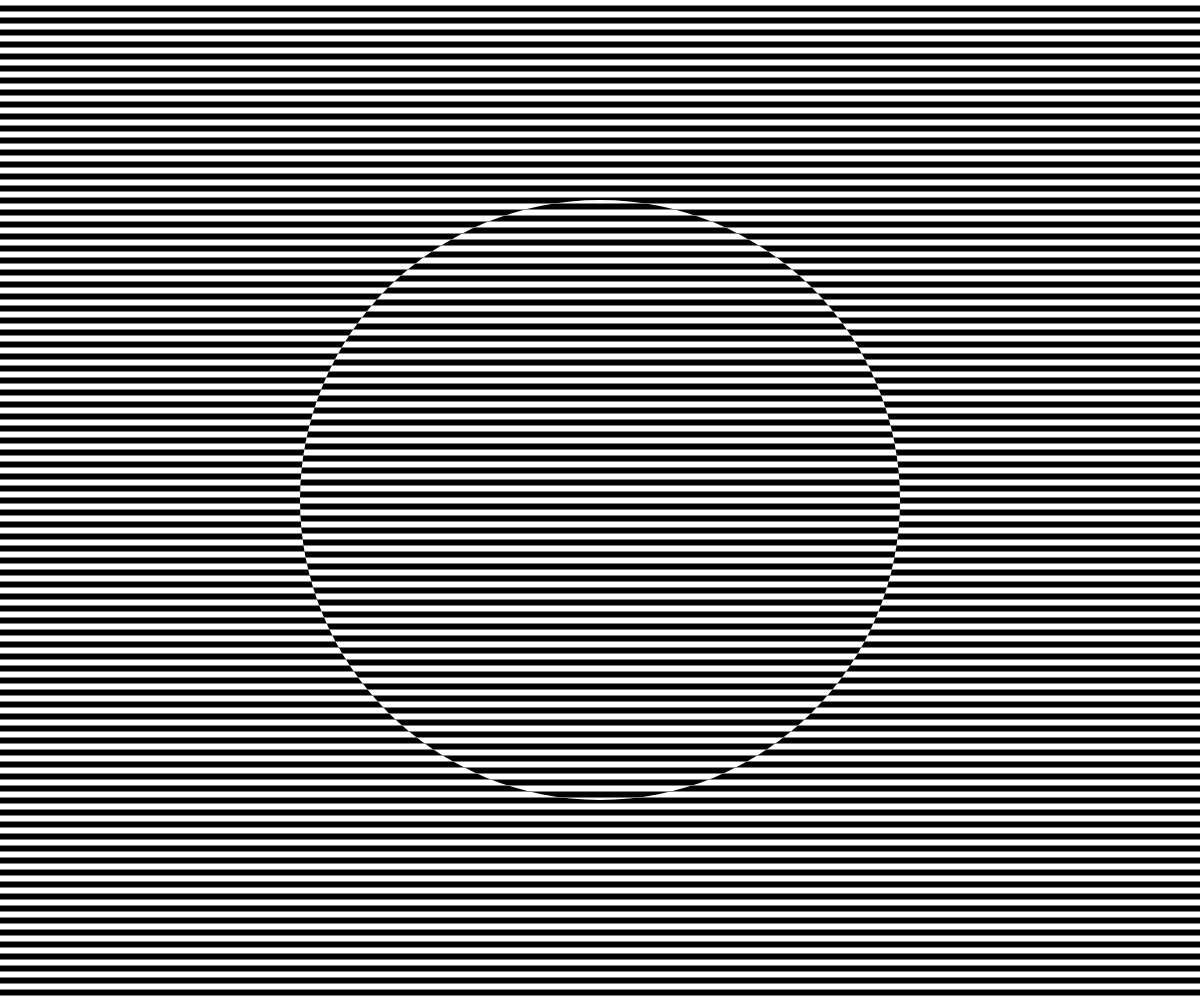
Frame 1 (no input)
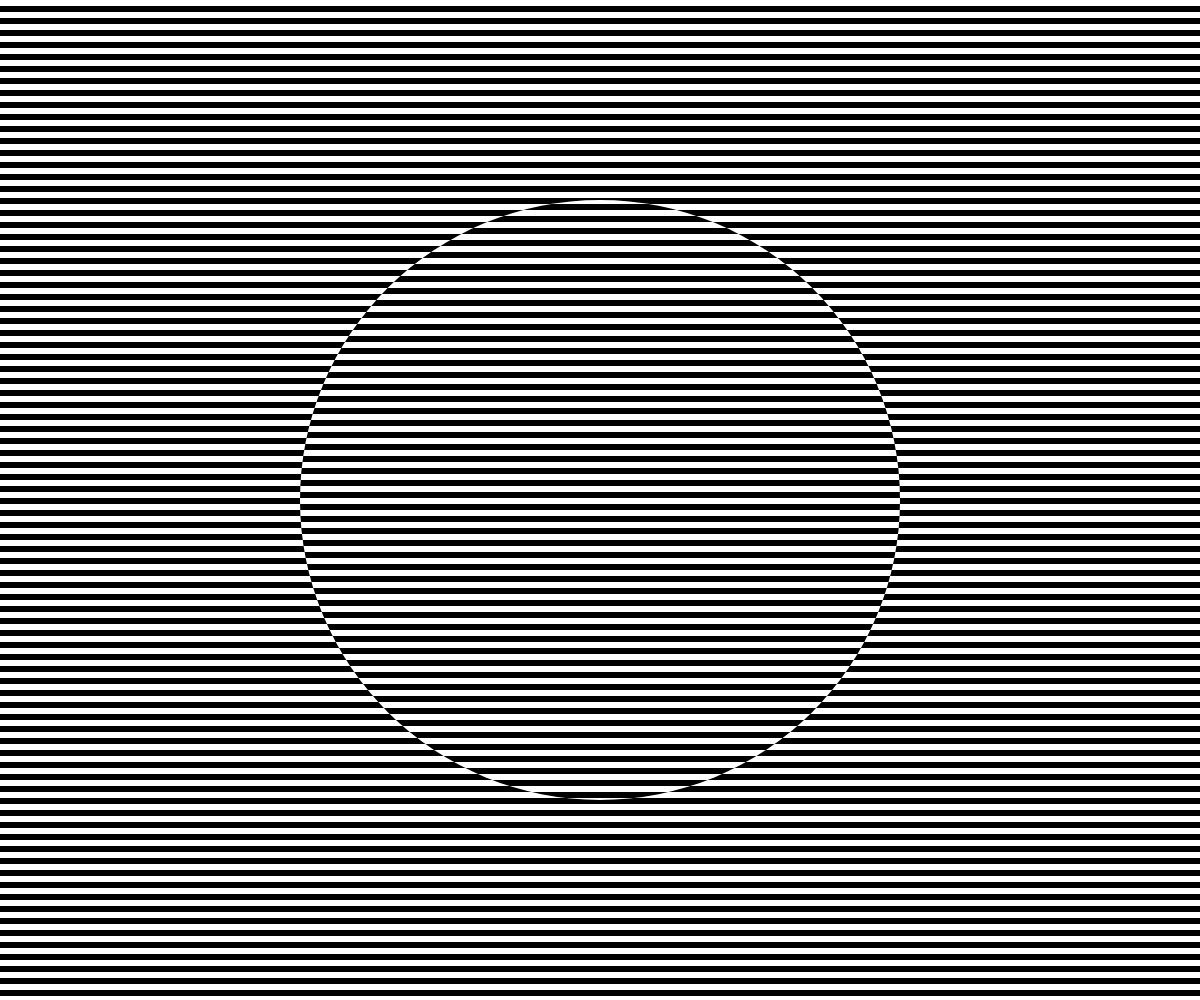
Frame 60 (no input)
Frame 120 (the mouse pressed at the canvas centre since frame 60): identical to frame 60, image omitted

The p5.js sketch that drew these frames (run headless with seeded random() and noise() and a simulated clock; from frame 60 on, the mouse is pressed at the canvas centre):

// p5.js sketch
// ── sketch.js

var borderWidth = 6;

function setup() {
  createCanvas(windowWidth, windowHeight);
}

function draw() {
  blendMode(BLEND);
  background(0);
  noStroke();
  fill(255);

  var ellipseSize = width/2;
  var randomNum = 1;
  
  var offset = -((frameCount % 30) / 30) * borderWidth * 2;
  for (var h = offset; h < height; h += borderWidth * 2) {
    rect(0, h, width, borderWidth);
  }
  
  blendMode(DIFFERENCE);
  fill(255);
  ellipse(width/2, height / 2, ellipseSize, ellipseSize);

}
